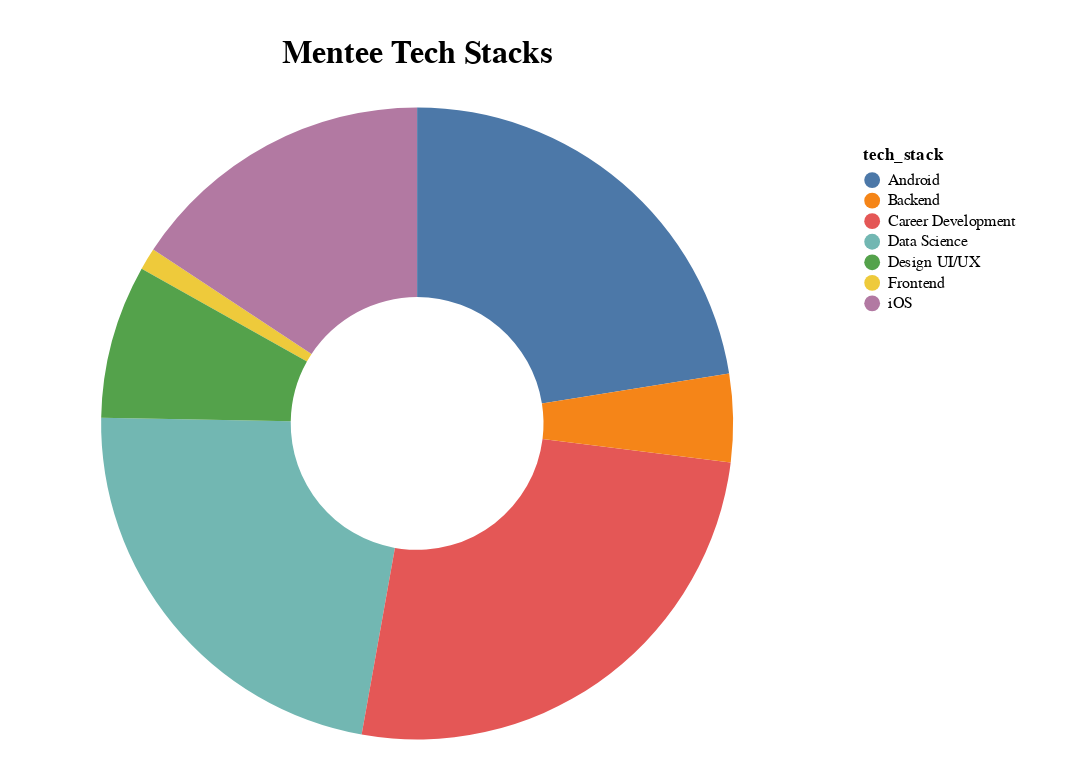

The cell this chart's notebook holds for it:
### Code cell
pie_chart(mentees, "tech_stack", "Mentee Tech Stacks")

### Figure 1 — Vega-Lite specification as saved in the notebook (floating-point values rounded to 4 significant figures)
{"config": {"view": {"continuousWidth": 400, "continuousHeight": 300, "stroke": "#FFF"}, "legend": {"padding": 24}, "title": {"fontSize": 20, "offset": 24}}, "data": {"name": "data-d2ba63c8fdbf458c9d58dd46621e98f4"}, "mark": {"type": "arc", "innerRadius": 80}, "encoding": {"color": {"field": "tech_stack", "type": "nominal"}, "theta": {"aggregate": "count", "type": "quantitative"}, "tooltip": [{"field": "tech_stack", "type": "nominal"}, {"aggregate": "count", "type": "quantitative"}]}, "height": 400, "padding": 24, "title": "Mentee Tech Stacks", "width": 480, "$schema": "https://vega.github.io/schema/vega-lite/v4.17.0.json", "datasets": {"data-d2ba63c8fdbf458c9d58dd46621e98f4": [{"tech_stack": "Data Science"}, {"tech_stack": "Career Development"}, {"tech_stack": "Frontend"}, {"tech_stack": "Data Science"}, {"tech_stack": "iOS"}, {"tech_stack": "Career Development"}, {"tech_stack": "Data Science"}, {"tech_stack": "Android"}, {"tech_stack": "iOS"}, {"tech_stack": "Career Development"}, {"tech_stack": "Android"}, {"tech_stack": "Android"}, {"tech_stack": "Career Development"}, {"tech_stack": "Career Development"}, {"tech_stack": "Career Development"}, {"tech_stack": "iOS"}, {"tech_stack": "Data Science"}, {"tech_stack": "Android"}, {"tech_stack": "Career Development"}, {"tech_stack": "Data Science"}, {"tech_stack": "Android"}, {"tech_stack": "Data Science"}, {"tech_stack": "iOS"}, {"tech_stack": "Career Development"}, {"tech_stack": "Data Science"}, {"tech_stack": "Android"}, {"tech_stack": "Design UI/UX"}, {"tech_stack": "Android"}, {"tech_stack": "iOS"}, {"tech_stack": "Android"}, {"tech_stack": "Backend"}, {"tech_stack": "Android"}, {"tech_stack": "Career Development"}, {"tech_stack": "Career Development"}, {"tech_stack": "Career Development"}, {"tech_stack": "Android"}, {"tech_stack": "Career Development"}, {"tech_stack": "Data Science"}, {"tech_stack": "Android"}, {"tech_stack": "Android"}, {"tech_stack": "Career Development"}, {"tech_stack": "Design UI/UX"}, {"tech_stack": "Design UI/UX"}, {"tech_stack": "Backend"}, {"tech_stack": "iOS"}, {"tech_stack": "Data Science"}, {"tech_stack": "iOS"}, {"tech_stack": "Design UI/UX"}, {"tech_stack": "Career Development"}, {"tech_stack": "iOS"}, {"tech_stack": "Android"}, {"tech_stack": "Career Development"}, {"tech_stack": "Android"}, {"tech_stack": "Android"}, {"tech_stack": "Data Science"}, {"tech_stack": "Android"}, {"tech_stack": "Backend"}, {"tech_stack": "Android"}, {"tech_stack": "Design UI/UX"}, {"tech_stack": "iOS"}, {"tech_stack": "Android"}, {"tech_stack": "iOS"}, {"tech_stack": "Career Development"}, {"tech_stack": "Career Development"}, {"tech_stack": "Career Development"}, {"tech_stack": "Backend"}, {"tech_stack": "Data Science"}, {"tech_stack": "Career Development"}, {"tech_stack": "iOS"}, {"tech_stack": "Career Development"}, {"tech_stack": "iOS"}, {"tech_stack": "Android"}, {"tech_stack": "Career Development"}, {"tech_stack": "Data Science"}, {"tech_stack": "Data Science"}, {"tech_stack": "Design UI/UX"}, {"tech_stack": "Data Science"}, {"tech_stack": "Data Science"}, {"tech_stack": "iOS"}, {"tech_stack": "iOS"}, {"tech_stack": "Design UI/UX"}, {"tech_stack": "Career Development"}, {"tech_stack": "Data Science"}, {"tech_stack": "Data Science"}, {"tech_stack": "Career Development"}, {"tech_stack": "Data Science"}, {"tech_stack": "Android"}, {"tech_stack": "Data Science"}, {"tech_stack": "Data Science"}]}}
